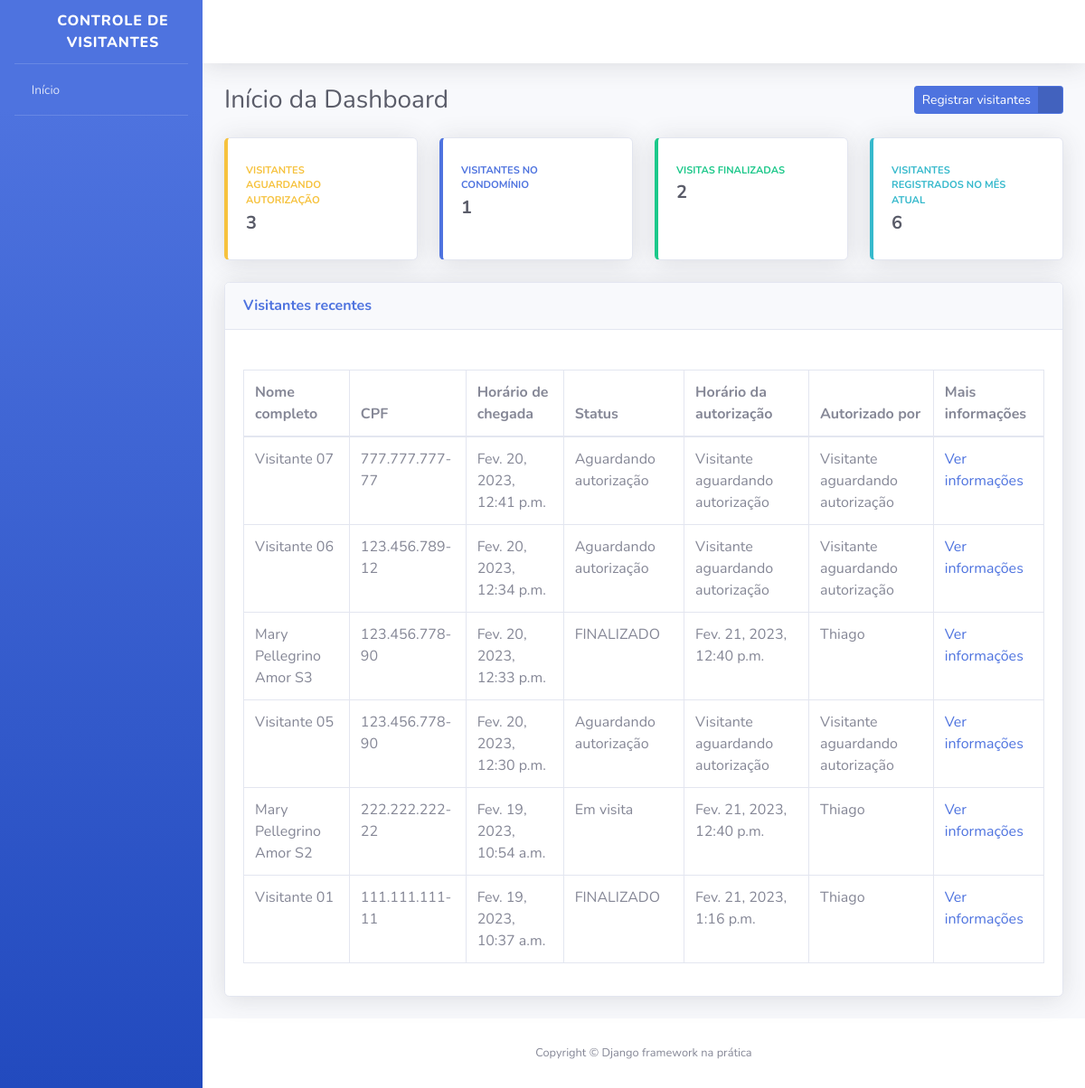
/ (signed in), run on the app's committed database.
### apps/visitantes/models.py (models this page shows, shortened)
class Visitante(models.Model):
    STATUS_VISITANTE = [
        ("AGUARDANDO","Aguardando autorização"),
        ("EM_VISITA", "Em visita"),
        ("FINALIXADO", "Visita finalizada")
    ]
    status = models.CharField(
        verbose_name="Status",
        max_length=10,
        choices=STATUS_VISITANTE,
        default="AGUARDANDO"
    )
    nome_completo = models.CharField(
        verbose_name="Nome Completo",
        max_length=194
    )
    cpf = models.CharField(
        verbose_name="CPF",
        max_length=11
    )
    data_nascimento = models.DateField(
        verbose_name="Data de nascimento",
        auto_now_add=False,
        auto_now=False,
    )
    numero_casa = models.PositiveSmallIntegerField(
        verbose_name="Número da casa a ser visitada"
    )
    placa_veiculo = models.CharField(
        verbose_name="Placa de veículo",
        max_length=7,
        blank=True,
        null=True,
    )
    horario_chegada = models.DateTimeField(
        verbose_name="Horário de chegada na portaria",
        auto_now_add=True
    )
    horario_saida = models.DateTimeField(
        verbose_name="Horário de saída do condomínio",
        auto_now=False,
        blank=True,
        null=True
    )
    horario_autorizacao = models.DateTimeField(
        verbose_name="Horário de autorização de entrada",
        auto_now=False,
        blank=True,
        null=True
    )
    morador_responsavel = models.CharField(
        verbose_name="Nome do morador responsável por autorizar a entrada do visitante",
        max_length=194,
        blank=True
    )
    resgistrado_por = models.ForeignKey(
        "porteiros.Porteiro",
        verbose_name="Porteiro responsável pelo registro",
        on_delete=models.PROTECT
    )
    def get_horario_autorizacao(self):
        if self.horario_autorizacao:
            return self.horario_autorizacao
        return "Visitante aguardando autorização"
    def get_morador_responsavel(self):
        if self.morador_responsavel:
            return self.morador_responsavel
        return "Visitante aguardando autorização"
    def get_cpf(self):
        if self.cpf:
            cpf = str(self.cpf)
            cpf_parte_1 = cpf[0:3]
            cpf_parte_2 = cpf[3:6]
            cpf_parte_3 = cpf[6:9]
            cpf_parte_4 = cpf[9:]
            cpf_formatado = f"{cpf_parte_1}.{cpf_parte_2}.{cpf_parte_3}-{cpf_parte_4}"
            return cpf_formatado
    class Meta:
        verbose_name = "visitante"
        verbose_name_plural ="Visitantes"
        db_table = "visitante"

### apps/dashboard/views.py (the view)
@login_required
def index(request):
    todos_visitantes = Visitante.objects.order_by(
        "-horario_chegada"
    )
    visitantes_aguardando = todos_visitantes.filter(
        status="AGUARDANDO"
    )
    visitantes_em_visita = todos_visitantes.filter(
        status="EM_VISITA"
    )
    visitantes_finalizado = todos_visitantes.filter(
        status="FINALIZADO"
    )
    hora_atual = timezone.now()
    mes_atual = hora_atual.month
    visitantes_mes = todos_visitantes.filter(
        horario_chegada__month = mes_atual
    )
    context = {
        "nome_pagina": "Início da Dashboard",
        "todos_visitantes": todos_visitantes,
        "visitantes_aguardando": visitantes_aguardando.count(),
        "visitantes_em_visita": visitantes_em_visita.count(),
        "visitantes_finalizado": visitantes_finalizado.count(),
        "visitantes_mes": visitantes_mes.count(),
    }
    return render(request, "index.html",context)

### templates/index.html (shortened to what this page needs)
{% extends "base.html" %}
{% block conteudo %}
<div class="container-fluid">
    <div class="d-sm-flex align-items-center justify-content-between mb-4">
        <h1 class="h3 mb-0 text-gray-800">{{nome_pagina}}</h1>
        <a href="{% url 'registrar_visitante' %}" class="btn btn-primary btn-icon-split btn-sm">
            <span class="text">Registrar visitantes</span>
            <span class="icon text-white-50">
                <i class="fas fa-user-plus"></i>
            </span>
        </a>
    </div>
    <div class="row">
        <div class="col-xl-3 col-md-6 mb-4">
            <div class="card border-left-warning shadow h-100 py-2">
                <div class="card-body">
                    <div class="row no-gutters align-items-center">
                        <div class="col mr-2">
                            <div class="text-xs font-weight-bold text-warning text-uppercase mb-1">Visitantes aguardando autorização</div>
                            <div class="h5 mb-0 font-weight-bold text-gray-800">{{ visitantes_aguardando }}</div>
                        </div>
                        <div class="col-auto">
                            <i class="fas fa-user-lock fa-2x text-gray-300"></i>
                        </div>
                    </div>
                </div>
            </div>
        </div>
        <div class="col-xl-3 col-md-6 mb-4">
            <div class="card border-left-primary shadow h-100 py-2">
                <div class="card-body">
                    <div class="row no-gutters align-items-center">
                        <div class="col mr-2">
                            <div class="text-xs font-weight-bold text-primary text-uppercase mb-1">Visitantes no condomínio</div>
                            <div class="h5 mb-0 font-weight-bold text-gray-800">{{ visitantes_em_visita }}</div>
                        </div>
                        <div class="col-auto">
                            <i class="fas fa-user-clock fa-2x text-gray-300"></i>
                        </div>
                    </div>
                </div>
            </div>
        </div>
        <div class="col-xl-3 col-md-6 mb-4">
            <div class="card border-left-success shadow h-100 py-2">
                <div class="card-body">
                    <div class="row no-gutters align-items-center">
                        <div class="col mr-2">
                            <div class="text-xs font-weight-bold text-success text-uppercase mb-1">Visitas finalizadas</div>
                            <div class="h5 mb-0 font-weight-bold text-gray-800">{{ visitantes_finalizado }}</div>
                        </div>
                        <div class="col-auto">
                            <i class="fas fa-user-check fa-2x text-gray-300"></i>
                        </div>
                    </div>
                </div>
            </div>
        </div>
        <div class="col-xl-3 col-md-6 mb-4">
            <div class="card border-left-info shadow h-100 py-2">
                <div class="card-body">
                    <div class="row no-gutters align-items-center">
                        <div class="col mr-2">
                            <div class="text-xs font-weight-bold text-info text-uppercase mb-1">Visitantes registrados no mês atual</div>
                            <div class="h5 mb-0 font-weight-bold text-gray-800">{{ visitantes_mes }}</div>
                        </div>
                        <div class="col-auto">
                            <i class="fas fa-users fa-2x text-gray-300"></i>
                        </div>
                    </div>
                </div>
            </div>
        </div>
    </div>
    <div class="card shadow mb-4">
        <div class="card-header py-3 d-sm-flex align-items-center justify-content-between mb-4">
            <h6 class="m-0 font-weight-bold text-primary">Visitantes recentes</h6>
        </div>
        <div class="card-body">
            <div class="table-responsive">
                <table class="table table-bordered">
                    <thead>
                        <th>Nome completo</th>
                        <th>CPF</th>
                        <th>Horário de chegada</th>
                        <th>Status</th>
                        <th>Horário da autorização</th>
                        <th>Autorizado por</th>
                        <th>Mais informações</th>
                    </thead>
                    <tbody>
                        {% for visitante in todos_visitantes %}
                            <tr>
                                <td>{{ visitante.nome_completo }}</td>
                                <td>{{ visitante.get_cpf }}</td>
                                <td>{{ visitante.horario_chegada }}</td>
                                <td>{{ visitante.get_status_display }}</td>
                                <td>{{ visitante.get_horario_autorizacao }}</td>
                                <td>{{ visitante.get_morador_responsavel }}</td>
                                <td>
                                    <a href="{% url 'informacoes_visitante' id=visitante.id %}">
                                        Ver informações
                                    </a>
                                </td>
                            </tr>
                        {% endfor %}
                    </tbody>
                </table>
            </div>
        </div>
    </div>
</div>
{% endblock conteudo %}

### templates/base.html (shortened to what this page needs)
<!DOCTYPE html>
{% load static %}
<html lang="pt-br">
    <head>
        <link href="{%static 'css/sb-admin-2.min.css' %}" rel="stylesheet">
        <link href="{%static 'vendor/fontawesome-free/css/all.min.css' %}" rel="stylesheet" type="text/css">
    </head>
    <body id="page-top">
        <div id="wrapper">
            <ul class="navbar-nav bg-gradient-primary sidebar sidebar-dark accordion" id="accordionSidebar">
                <a class="sidebar-brand d-flex align-items-center justify-content-center" href="#">
                    <div class="sidebar-brand-icon rotate-n-15">
                        <i class="fas fa-user-shield"></i>
                    </div>
                    <div class="sidebar-brand-text">Controle de Visitantes</div>
                </a>
                <hr class="sidebar-divider my-0">
                <li class="nav-item">
                    <a class="nav-link" href="{% url 'index' %}">
                        <i class="fas fa-home"></i>
                        <span>Início</span>
                    </a>
                </li>
                <hr class="sidebar-divider">
            </ul>
            <div id="content-wrapper" class="d-flex flex-column">
                <div id="content">
                    <nav class="navbar navbar-expand navbar-light bg-white topbar mb-4 static-top shadow">
                        <ul class="navbar-nav ml-auto">
                            <li class="nav-item dropdown no-arrow">
                                <a class="nav-link dropdown-toggle" href="#" id="userDropdown" role="button" data-toggle="dropdown" aria-haspopup="true" aria-expanded="false">
                                    <span class="mr-2 d-none d-lg-inline text-gray-800 small">
                                        <i class="fas fa-cog"></i>
                                    </span>
                                </a>
                            </li>
                        </ul>
                    </nav>
                    {% block conteudo %} {% endblock conteudo %}
                    <footer class="sticky-footer bg-white">
                        <div class="container my-auto">
                            <div class="copyright text-center my-auto">
                                <span>Copyright © Django framework na prática</span>
                            </div>
                        </div>
                    </footer>
                </div>
            </div>
        </div>
    </body>
</html>

### data on the page
Visitante: nome_completo "Visitante 07", get_cpf "777.777.777-77", horario_chegada "Fev. 20, 2023, 12:41 p.m.", status "Aguardando autorização", get_horario_autorizacao "Visitante aguardando autorização", get_morador_responsavel "Visitante aguardando autorização"
Visitante: nome_completo "Visitante 06", get_cpf "123.456.789-12", horario_chegada "Fev. 20, 2023, 12:34 p.m.", status "Aguardando autorização", get_horario_autorizacao "Visitante aguardando autorização", get_morador_responsavel "Visitante aguardando autorização"
Visitante: nome_completo "Mary Pellegrino Amor S3", get_cpf "123.456.778-90", horario_chegada "Fev. 20, 2023, 12:33 p.m.", status "FINALIZADO", get_horario_autorizacao "Fev. 21, 2023, 12:40 p.m.", get_morador_responsavel "Thiago"
Visitante: nome_completo "Visitante 05", get_cpf "123.456.778-90", horario_chegada "Fev. 20, 2023, 12:30 p.m.", status "Aguardando autorização", get_horario_autorizacao "Visitante aguardando autorização", get_morador_responsavel "Visitante aguardando autorização"
Visitante: nome_completo "Mary Pellegrino Amor S2", get_cpf "222.222.222-22", horario_chegada "Fev. 19, 2023, 10:54 a.m.", status "Em visita", get_horario_autorizacao "Fev. 21, 2023, 12:40 p.m.", get_morador_responsavel "Thiago"
Visitante: nome_completo "Visitante 01", get_cpf "111.111.111-11", horario_chegada "Fev. 19, 2023, 10:37 a.m.", status "FINALIZADO", get_horario_autorizacao "Fev. 21, 2023, 1:16 p.m.", get_morador_responsavel "Thiago"

### other printed values
{{ nome_pagina }} "Início da Dashboard"
{{ visitantes_aguardando }} "3"
{{ visitantes_em_visita }} "1"
{{ visitantes_finalizado }} "2"
{{ visitantes_mes }} "6"
